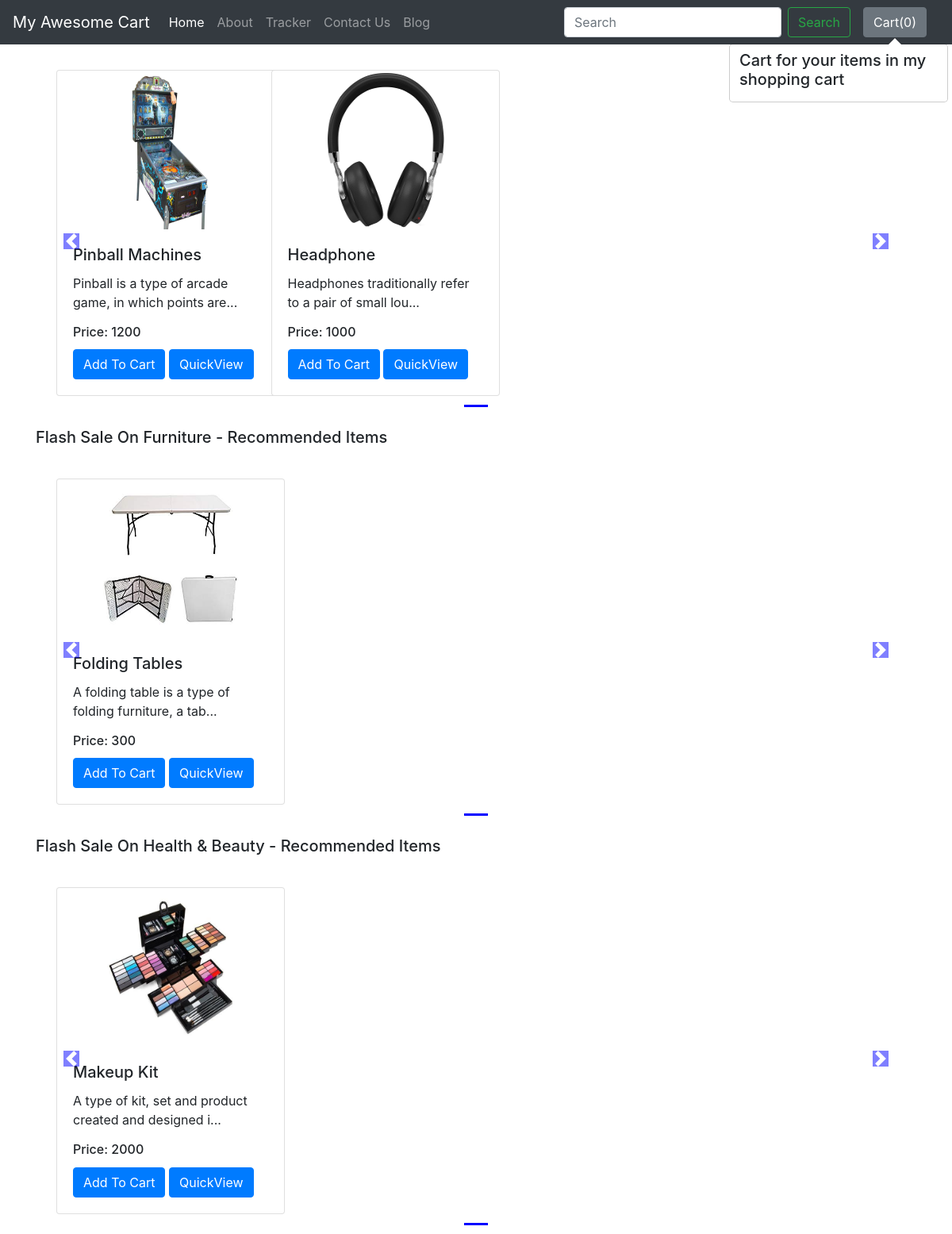
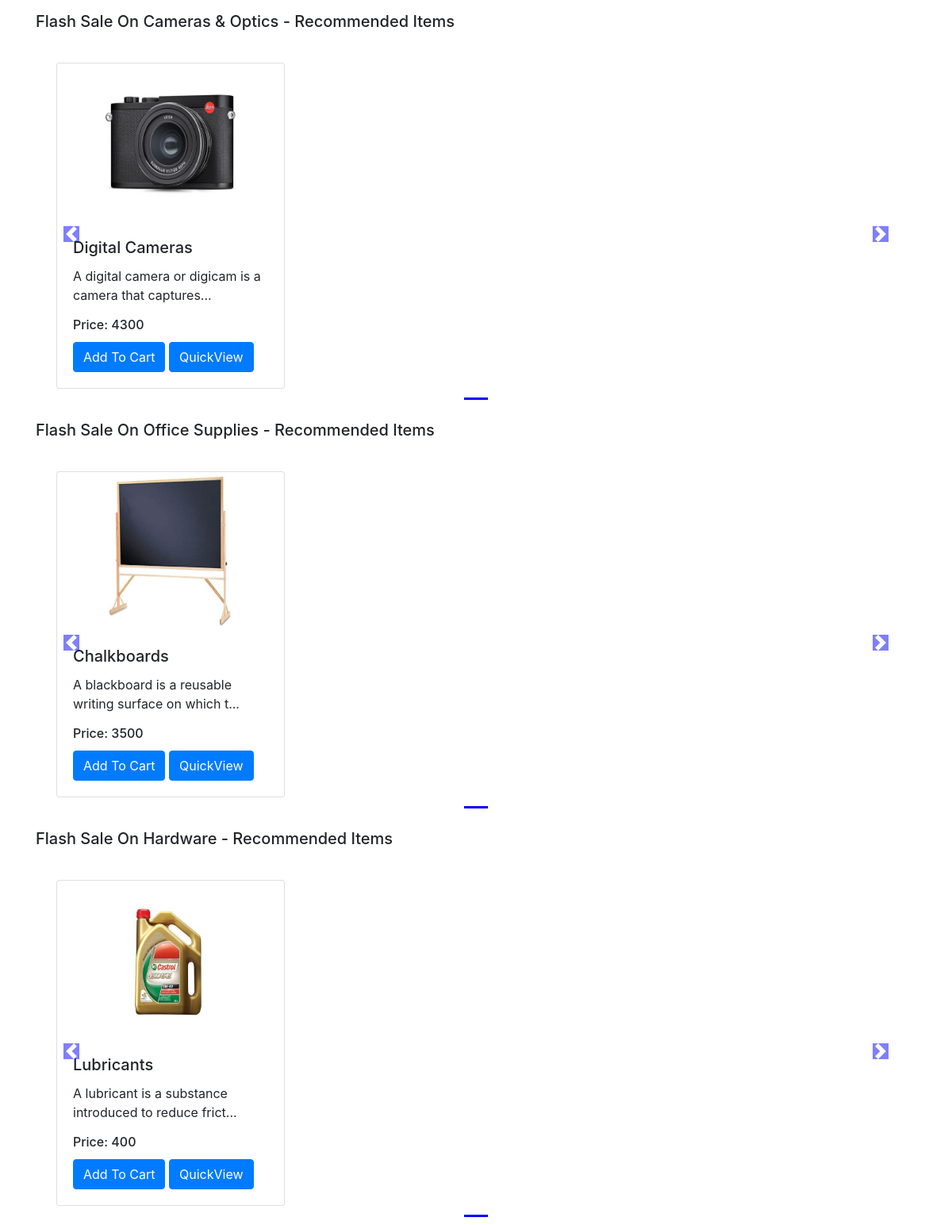
The app's page /shop/ with its own data (2 pictures, top to bottom).
### shop/models.py (models this page shows)
class Product(models.Model):
    product_id = models.AutoField
    product_name = models.CharField(max_length=50)
    category = models.CharField(max_length=50,default="")
    subcategory = models.CharField(max_length=50,default="")
    price = models.IntegerField(default=0)
    image = models.ImageField(upload_to='shop/images',default="")
    desc = models.CharField(max_length=300)
    pub_date = models.DateField()
    def __str__(self):
        return self.product_name

### shop/views.py (the view)
# urls.py: path('', views.index, name='blogName'),
def index(request):
    allProds = []
    catprods = Product.objects.values('category','id')
    cats = {item['category'] for item in catprods}
    for cat in cats:
        prod = Product.objects.filter(category=cat)
        n = len(prod)
        nSlides = n // 4 + ceil((n / 4) - (n // 4))
        allProds.append([prod, range(1, nSlides), nSlides])
    print("allprods = {}".format(allProds))
    params = {'allProds':allProds}
    return render(request, 'shop/index.html', params)

### shop/templates/shop/index.html (shortened to what this page needs)
{% extends 'shop/basic.html' %}
{% block body %}
{% load static %}
<div class="container">
  {% for product, range, nSlides in allProds %}
  <h5 class="my-4">Flash Sale On {{product.0.category}} - Recommended Items</h5>
  <div class="row">
    <div id="demo{{forloop.counter}}" class="col carousel slide my-3" data-ride="carousel">
      <ul class="carousel-indicators">
        <li data-target="#demo{{forloop.counter}}" data-slide-to="0" class="active"></li>
      </ul>
      <div class="container carousel-inner no-padding">
        <div class="carousel-item active">
          {% for i in product %}
          <div class="col-xs-3 col-sm-3 col-md-3">
            <div class="card align-items-center" style="width: 18rem;">
              <img src='/media/{{i.image}}' class="card-img-top" alt="...">
              <div class="card-body">
                <h5 class="card-title" id="namepr{{i.id}}">{{i.product_name}}</h5>
                <p class="card-text">{{i.desc|slice:"0:53"}}...</p>
                <h6 class="card-title" >Price: <span id="pricepr{{i.id}}">{{i.price}}</span></h6>
                <span id="divpr{{i.id}}" class="divpr">
                  <button id="pr{{i.id}}" class="btn btn-primary cart">Add To Cart</button>
                </span>
                <a href="/shop/products/{{i.id}}"><button id="qv{{i.id}}" class="btn btn-primary cart">QuickView</button></a>
              </div>
            </div>
          </div>
          {% endfor %}
        </div>
      </div>
    </div>
    <a class="carousel-control-prev" href="#demo{{forloop.counter}}" data-slide="prev">
      <span class="carousel-control-prev-icon"></span>
    </a>
    <a class="carousel-control-next" href="#demo{{forloop.counter}}" data-slide="next">
      <span class="carousel-control-next-icon"></span>
    </a>
  </div>
  {% endfor %}
</div>
{% endblock %}

### shop/templates/shop/basic.html (shortened to what this page needs)
<!doctype html>
<html lang="en">
<head>
  <link rel="stylesheet" href="https://stackpath.bootstrapcdn.com/bootstrap/4.2.1/css/bootstrap.min.css">
</head>
<body>
  <nav class="navbar fixed-top navbar-expand-lg navbar-dark bg-dark">
    <a class="navbar-brand" href="/shop">My Awesome Cart</a>
    <div class="collapse navbar-collapse" id="navbarSupportedContent">
      <ul class="navbar-nav mr-auto">
        <li class="nav-item active">
          <a class="nav-link" href="/shop">Home <span class="sr-only">(current)</span></a>
        </li>
        <li class="nav-item">
          <a class="nav-link" href="/shop/about">About</a>
        </li>
        <li class="nav-item">
          <a class="nav-link" href="/shop/tracker">Tracker</a>
        </li>
        <li class="nav-item">
          <a class="nav-link" href="/shop/contact">Contact Us</a>
        </li>
        <li class="nav-item">
          <a class="nav-link" href="/blog">Blog</a>
        </li>
      </ul>
      <form class="form-inline my-2 my-lg-0">
        <input class="form-control mr-sm-2" type="search" placeholder="Search" aria-label="Search">
        <button class="btn btn-outline-success my-2 my-sm-0" type="submit">Search</button>
        <button type="button" class="btn btn-secondary mx-3" id="popcart" data-container="body" data-html='true' data-toggle="popover" data-placement="bottom" data-content="Vivamus
        sagittis lacus vel augue laoreet rutrum faucibus.">
        Cart(<span id="cart">0</span>)
      </button>
    </form>
  </div>
</nav>
{% block body %} {% endblock %}
</body>
</html>

### records on screen
Product: image (picture), product_name "Pinball Machines", desc "Pinball is a type of arcade game, in which points are", price "1200"
Product: image (picture), product_name "Headphone", desc "Headphones traditionally refer to a pair of small lou", price "1000"
Product: category "Furniture", image (picture), product_name "Folding Tables", desc "A folding table is a type of folding furniture, a tab", price "300"
Product: category "Health & Beauty", image (picture), product_name "Makeup Kit", desc "A type of kit, set and product created and designed i", price "2000"
Product: category "Cameras & Optics", image (picture), product_name "Digital Cameras", desc "A digital camera or digicam is a camera that captures", price "4300"
Product: category "Office Supplies", image (picture), product_name "Chalkboards", desc "A blackboard is a reusable writing surface on which t", price "3500"
Product: category "Hardware", image (picture), product_name "Lubricants", desc "A lubricant is a substance introduced to reduce frict", price "400"
